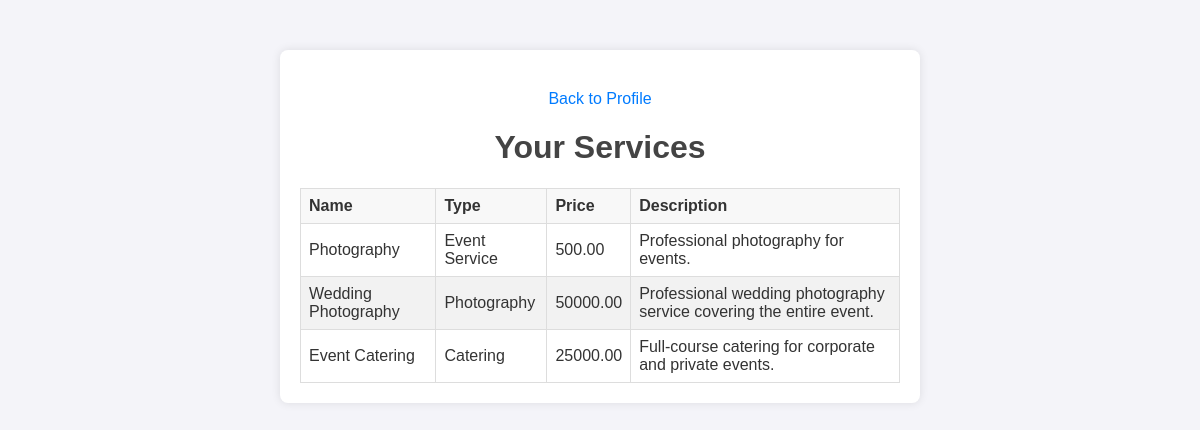
/view/viewServices.php (signed in), run on the app's committed database.
### tables this page shows
CREATE TABLE `services` (
  `ServiceID` int(11) NOT NULL,
  `OrganizerID` int(11) NOT NULL,
  `Name` varchar(100) NOT NULL,
  `Type` varchar(50) DEFAULT NULL,
  `Price` decimal(10,2) DEFAULT NULL,
  `Description` text DEFAULT NULL,
  `AvailabilityStatus` enum('Available','Unavailable') DEFAULT 'Available',
  `CreatedAt` timestamp NOT NULL DEFAULT current_timestamp()
);

### model/UserModel.php (called while the page is built, shortened)
<?php
class UserModel {
    private $conn;
    public function __construct() {
        $servername = "localhost";
        $username = "root";
        $password = "";
        $dbname = "VenueFind";
        try {
            $this->conn = new mysqli($servername, $username, $password, $dbname);
        } catch (Exception $e) {
            die($e->getMessage());
        }
    }
    public function getServicesByOrganizerID($organizerID) {
        $stmt = $this->conn->prepare("SELECT * FROM Services WHERE OrganizerID = ?");
        $stmt->bind_param("i", $organizerID);
        $stmt->execute();
        $result = $stmt->get_result();
        $services = [];
        while ($row = $result->fetch_assoc()) {
            $services[] = $row;
        }
        return $services;
    }
}
?>

### control/EventOrganizerController.php (called while the page is built, shortened)
<?php
require_once '../model/UserModel.php';
class EventOrganizerController {
    private $userModel;
    public function __construct() {
        $this->userModel = new UserModel();
    }
    public function viewServices($organizerID) {
        return $this->userModel->getServicesByOrganizerID($organizerID);
    }
}
?>

### view/viewServices.php (the view, shortened to what this page needs)
<?php
require_once '../control/EventOrganizerController.php';
$controller = new EventOrganizerController();
$organizerID = $_SESSION['organizerID'];
$services = $controller->viewServices($organizerID);
?>
<!DOCTYPE html>
<html lang="en">
<head>
    <link rel="stylesheet" href="../css/style.css">
</head>
<body>
    <div class="container">
        <a href="profile.php" class="btn back-btn">Back to Profile</a>
        <h1>Your Services</h1>
        <table>
            <thead>
                <tr>
                    <th>Name</th>
                    <th>Type</th>
                    <th>Price</th>
                    <th>Description</th>
                </tr>
            </thead>
            <tbody>
                <?php if (!empty($services)) { ?>
                    <?php foreach ($services as $service) { ?>
                        <tr>
                            <td><?php echo htmlspecialchars($service['Name']); ?></td>
                            <td><?php echo htmlspecialchars($service['Type']); ?></td>
                            <td><?php echo htmlspecialchars($service['Price']); ?></td>
                            <td><?php echo htmlspecialchars($service['Description']); ?></td>
                        </tr>
                    <?php } ?>
                <?php } else { ?>
                    <tr>
                        <td colspan="5">No services found.</td>
                    </tr>
                <?php } ?>
            </tbody>
        </table>
    </div>
</body>
</html>

### css/style.css (style rules this page uses)
body { font-family: Arial, sans-serif; background-color: #f4f4f9; margin: 0; padding: 0; color: #333; }
.container { max-width: 600px; margin: 50px auto; background: #fff; padding: 20px; border-radius: 8px; box-shadow: 0 0 10px rgba(0, 0, 0, 0.1); }
h1 { text-align: center; color: #444; }
a { display: block; text-align: center; color: #007bff; text-decoration: none; margin-top: 20px; }
table { width: 100%; border-collapse: collapse; margin-top: 20px; }
thead { background: #f8f8f8; }
th, td { border: 1px solid #ddd; padding: 8px; text-align: left; }
th { font-weight: bold; }
tr:nth-child(even) { background: #f2f2f2; }

### data on the page
services: Name "Photography", Type "Event Service", Price "500.00", Description "Professional photography for events."
services: Name "Wedding Photography", Type "Photography", Price "50000.00", Description "Professional wedding photography service covering the entire event."
services: Name "Event Catering", Type "Catering", Price "25000.00", Description "Full-course catering for corporate and private events."
